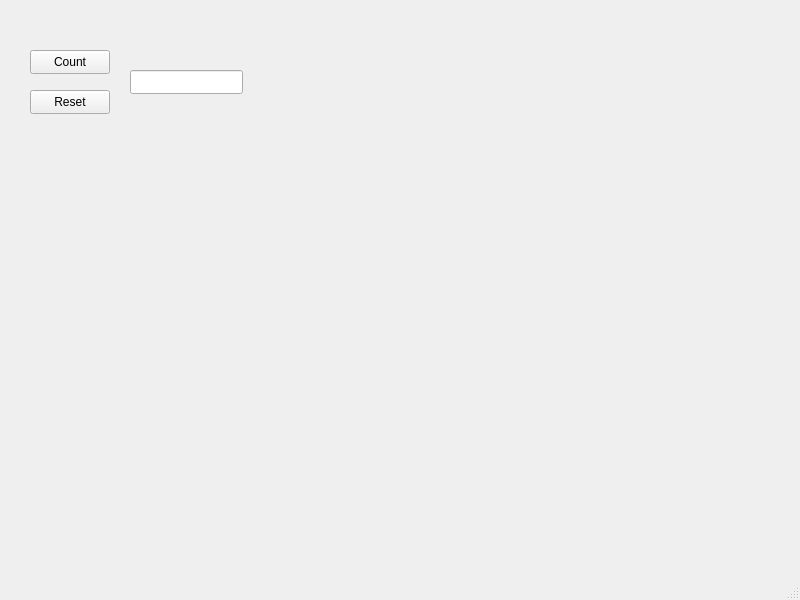
<?xml version="1.0" encoding="UTF-8"?>
<ui version="4.0">
 <class>MainWindow</class>
 <widget class="QMainWindow" name="MainWindow">
  <property name="geometry">
   <rect>
    <x>0</x>
    <y>0</y>
    <width>800</width>
    <height>600</height>
   </rect>
  </property>
  <property name="windowTitle">
   <string>MainWindow</string>
  </property>
  <widget class="QWidget" name="centralwidget">
   <widget class="QPushButton" name="btn_count">
    <property name="geometry">
     <rect>
      <x>30</x>
      <y>50</y>
      <width>80</width>
      <height>24</height>
     </rect>
    </property>
    <property name="text">
     <string>Count</string>
    </property>
   </widget>
   <widget class="QPushButton" name="btn_reset">
    <property name="geometry">
     <rect>
      <x>30</x>
      <y>90</y>
      <width>80</width>
      <height>24</height>
     </rect>
    </property>
    <property name="text">
     <string>Reset</string>
    </property>
   </widget>
   <widget class="QLineEdit" name="edit_field">
    <property name="geometry">
     <rect>
      <x>130</x>
      <y>70</y>
      <width>113</width>
      <height>24</height>
     </rect>
    </property>
   </widget>
  </widget>
  <widget class="QMenuBar" name="menubar">
   <property name="geometry">
    <rect>
     <x>0</x>
     <y>0</y>
     <width>800</width>
     <height>21</height>
    </rect>
   </property>
  </widget>
  <widget class="QStatusBar" name="statusbar"/>
 </widget>
 <resources/>
 <connections/>
</ui>
